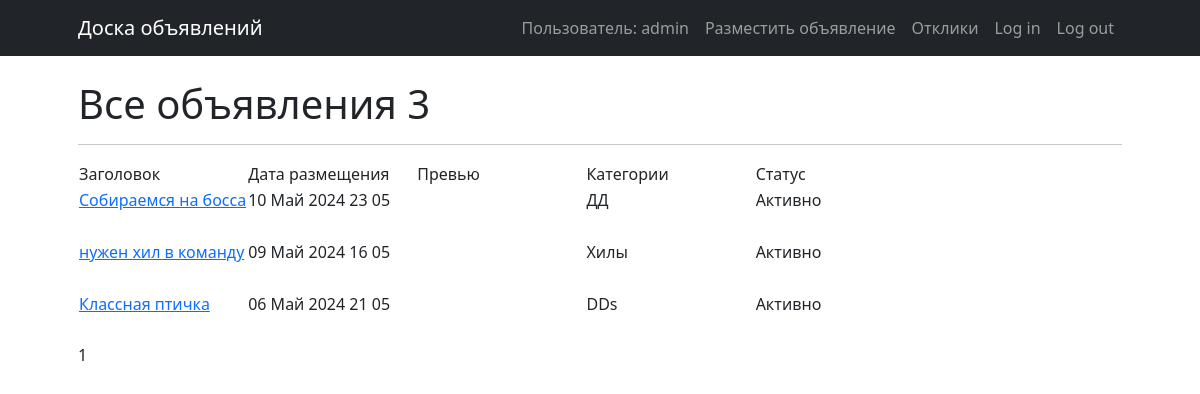
Screenshot of / (signed in) with the database file from the repository.
### subaccount_system/models.py (models this page shows)
class User(AbstractUser):
    send_news = models.BooleanField(default=False)
    authorized = models.BooleanField(default=False)

### board/models.py (models this page shows)
class Announcement(models.Model):
    CATEGORIES = [
        ('Танки', 'Танки'),
        ('Хилы', 'Хилы'),
        ('ДД', 'ДД'),
        ('Торговцы', 'Торговцы'),
        ('Гилдмастеры', 'Гилдмастеры'),
        ('Квестгиверы', 'Квестгиверы'),
        ('Кузнецы', 'Кузнецы'),
        ('Кожевники', 'Кожевники'),
        ('Зельевары', 'Зельевары'),
        ('Мастера заклинаний', 'Мастера заклинаний'),
    ]
    author = models.ForeignKey('subaccount_system.User', on_delete=models.CASCADE)
    title = models.CharField(max_length=120)
    text = tinymce_models.HTMLField()
    date_created = models.DateTimeField(auto_now_add=True)
    date_edit = models.DateTimeField(auto_now_add=True)
    category = models.CharField(max_length=30, choices=CATEGORIES)
    active = models.BooleanField(default=True)

### board/views.py (the view, shortened to what this page needs)
# urls.py: path('', cache_page(0)(AnnouncementsList.as_view()), name='board'),
class AnnouncementsList(ListView):
    model = Announcement
    ordering = '-date_created'
    template_name = 'board_app/board.html'
    context_object_name = 'announcements'
    paginate_by = 10

### templates/board_app/board.html (shortened to what this page needs)
{% extends 'default.html' %}
{% block content %}
    <h1>Все объявления {{ announcements|length }}</h1>
    <hr>
    {% if announcements %}
        <table>
            <colgroup>
                <col width="20%">
                <col width="20%">
                <col width="20%">
                <col width="20%">
                <col width="20%">
            </colgroup>
            <tr>
                <td>Заголовок</td>
                <td>Дата размещения</td>
                <td>Превью</td>
                <td>Категории</td>
                <td>Статус</td>
            </tr>
            {% for announcement in announcements %}
                <tr>
                    <td><a href="{% url 'announcement' announcement.id %}">{{ announcement.title }}</a></td>
                    <td>{{ announcement.date_created|date:'d M Y H m' }}</td>
                    <td>{{ announcement.text|truncatewords:20|safe }}</td>
                    <td>{{ announcement.category }}</td>
                    {% if announcement.active %}
                        <td>Активно</td>
                    {% else %}
                        <td>Неактивно</td>
                    {% endif %}
                </tr>
                <tr>
                    <td><br></td>
                </tr>
            {% endfor %}
        </table>
    {% else %}
        <h2>Объявлений нет!</h2>
    {% endif %}
   {{ page_obj.number }}
{% endblock content %}

### templates/default.html (shortened to what this page needs)
<!DOCTYPE html>
<html lang="ru">
    <head>
        {% load static %}
        <link href="{% static 'css/styles.css' %}" rel="stylesheet" />
    </head>
    <body>
        <nav class="navbar navbar-expand-lg navbar-dark bg-dark">
            <div class="container px-lg-5">
                <a class="navbar-brand" href="{% url 'board' %}">Доска объявлений</a>
                <div class="collapse navbar-collapse" id="navbarSupportedContent">
                    <ul class="navbar-nav ms-auto mb-2 mb-lg-0">
                        {% if user.username %}
                            <li>
                                <span class="nav-link">Пользователь: {{ user.username }}</span>
                            </li>
                        {% endif %}
                        {% if perms.board.add_announcement %}
                            <li class="nav-item active">
                               <a class="nav-link" href="{% url 'create_announcement' %}">Разместить объявление</a>
                            </li>
                        {% endif %}
                        {% if perms.board.view_userresponse %}
                            <li class="nav-item active">
                               <a class="nav-link" href="{% url 'responses' %}">Отклики</a>
                            </li>
                        {% endif %}
                        <li>
                           <a class="nav-link" href="{% url 'account_login' %}">Log in</a>
                        </li>
                        <li>
                           <a class="nav-link" href="{% url 'account_logout' %}">Log out</a>
                        </li>
                    </ul>
                </div>
            </div>
        </nav>
        <section class="pt-4">
            <div class="container px-lg-5">
                {% block content %}{% endblock content %}
            </div>
        </section>
    </body>
</html>

### rows the page displays
User: username "admin"
Announcement: title "Собираемся на босса", date_created "10 Май 2024 23 05", category "ДД", active "Активно"
Announcement: title "нужен хил в команду", date_created "09 Май 2024 16 05", category "Хилы", active "Активно"
Announcement: title "Классная птичка", date_created "06 Май 2024 21 05", category "DDs", active "Активно"

### other values shown
{{ announcements|length }} "3"
{{ page_obj.number }} "1"
